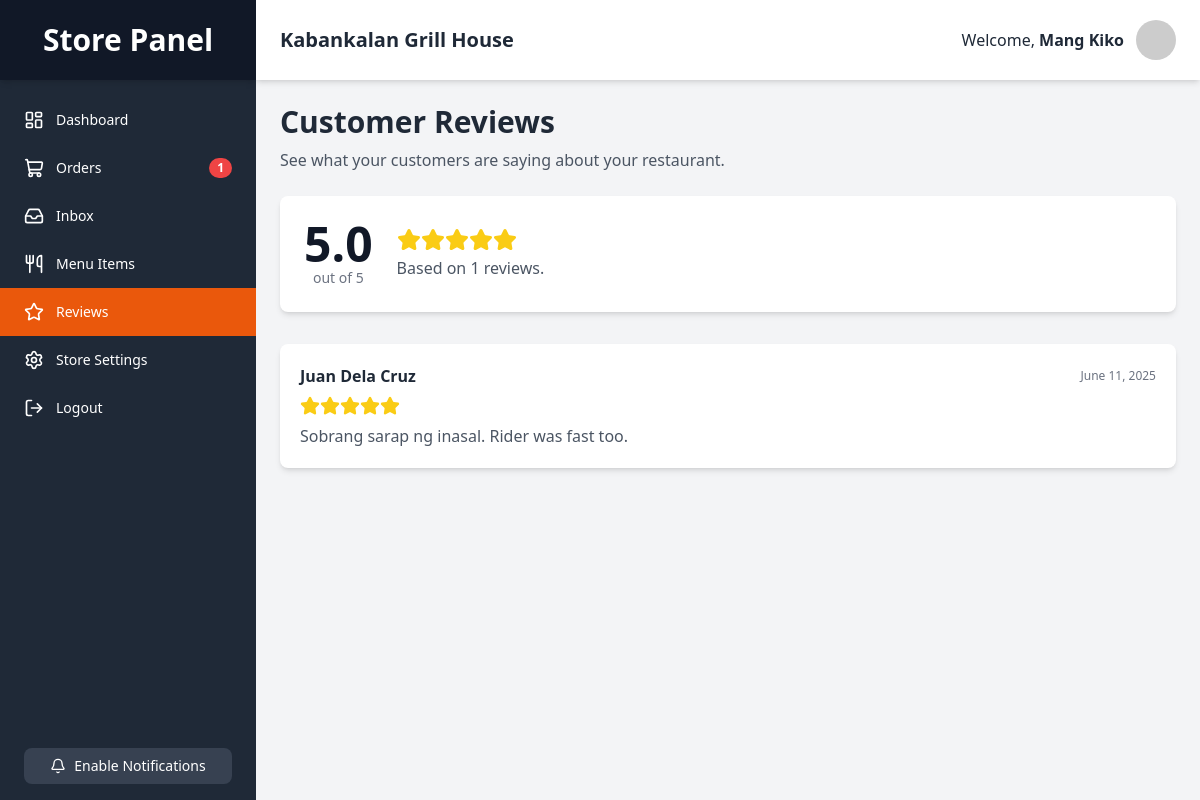
Screenshot of /store/reviews.php (signed in) with the database file from the repository.
### tables this page shows
CREATE TABLE `reviews` (
  `id` INT NOT NULL AUTO_INCREMENT,
  `order_id` INT NOT NULL,
  `customer_id` INT NOT NULL,
  `restaurant_id` INT NOT NULL,
  `rating` TINYINT NOT NULL CHECK (`rating` >= 1 AND `rating` <= 5),  
  `comment` TEXT DEFAULT NULL,
  `review_date` TIMESTAMP NOT NULL DEFAULT CURRENT_TIMESTAMP,
  PRIMARY KEY (`id`),
  UNIQUE KEY `unique_order_review` (`order_id`),  
  FOREIGN KEY (`order_id`) REFERENCES `orders`(`id`) ON DELETE CASCADE,
  FOREIGN KEY (`customer_id`) REFERENCES `users`(`id`) ON DELETE CASCADE,
  FOREIGN KEY (`restaurant_id`) REFERENCES `restaurants`(`id`) ON DELETE CASCADE
);

CREATE TABLE `users` (
  `id` INT NOT NULL AUTO_INCREMENT,
  `full_name` VARCHAR(255) NOT NULL,
  `email` VARCHAR(255) NOT NULL,
  `phone_number` VARCHAR(25) NULL DEFAULT NULL,
  `complete_address` TEXT NULL DEFAULT NULL,
  `password` VARCHAR(255) NOT NULL,
  `role` ENUM('customer', 'rider', 'store') NOT NULL,
  `address` VARCHAR(255) DEFAULT NULL,
  `city` VARCHAR(255) DEFAULT NULL,
  `latitude` DECIMAL(10, 8) DEFAULT NULL,
  `longitude` DECIMAL(11, 8) DEFAULT NULL,
  `show_activities` BOOLEAN NOT NULL DEFAULT FALSE,
  `account_type` VARCHAR(50) NOT NULL DEFAULT 'free',
  `created_at` TIMESTAMP NOT NULL DEFAULT CURRENT_TIMESTAMP,
  PRIMARY KEY (`id`),
  UNIQUE INDEX `email_UNIQUE` (`email`)
);

### store/reviews.php (the view, shortened to what this page needs)
<?php
$link = mysqli_connect(DB_HOST, DB_USER, DB_PASS, DB_NAME);
$store_owner_id = $_SESSION['id'];
$restaurant_id = null;
$reviews = [];
$stats = ['avg_rating' => 0, 'review_count' => 0];
$sql_resto_info = "SELECT id, name FROM restaurants WHERE user_id = ? LIMIT 1";
if($stmt_resto = mysqli_prepare($link, $sql_resto_info)){
    mysqli_stmt_bind_param($stmt_resto, "i", $store_owner_id);
    mysqli_stmt_execute($stmt_resto);
    mysqli_stmt_bind_result($stmt_resto, $r_id, $r_name);
    if(mysqli_stmt_fetch($stmt_resto)){
        $restaurant_id = $r_id;
    }
}
if ($restaurant_id) {
    $sql_stats = "SELECT AVG(rating) as avg_rating, COUNT(id) as review_count FROM reviews WHERE restaurant_id = ?";
    if($stmt_stats = mysqli_prepare($link, $sql_stats)){
        mysqli_stmt_bind_param($stmt_stats, "i", $restaurant_id);
        mysqli_stmt_execute($stmt_stats);
        $result = mysqli_stmt_get_result($stmt_stats);
        $fetched_stats = mysqli_fetch_assoc($result);
        if($fetched_stats) {
            $stats = $fetched_stats;
        }
    }
    $sql_reviews = "
        SELECT rev.rating, rev.comment, rev.review_date, u.full_name as customer_name
        FROM reviews rev
        JOIN users u ON rev.customer_id = u.id
        WHERE rev.restaurant_id = ?
        ORDER BY rev.review_date DESC";
    if ($stmt_reviews = mysqli_prepare($link, $sql_reviews)) {
        mysqli_stmt_bind_param($stmt_reviews, "i", $restaurant_id);
        mysqli_stmt_execute($stmt_reviews);
        $result_reviews = mysqli_stmt_get_result($stmt_reviews);
        $reviews = mysqli_fetch_all($result_reviews, MYSQLI_ASSOC);
    }
}
?>
<!DOCTYPE html>
<html lang="en">
<head>
    <script src="https://cdn.tailwindcss.com"></script>
    <link rel="stylesheet" href="../style.css">
</head>
<body class="bg-gray-100 font-sans">
    <div class="flex h-screen bg-gray-100">
        <?php require_once 'partials/sidebar.php'; ?>
        <div class="flex flex-col flex-1 overflow-y-auto">
            <?php require_once 'partials/header.php'; ?>
            <div class="p-4 md:p-6">
                <h1 class="text-3xl font-bold text-gray-800 mb-2">Customer Reviews</h1>
                <p class="text-gray-600 mb-6">See what your customers are saying about your restaurant.</p>
                <div class="bg-white p-6 rounded-lg shadow-md mb-8 flex items-center space-x-6">
                    <div class="flex-shrink-0">
                        <p class="text-5xl font-bold text-gray-900"><?php echo number_format($stats['avg_rating'] ?? 0, 1); ?></p>
                        <p class="text-sm text-gray-500 text-center">out of 5</p>
                    </div>
                    <div>
                         <div class="flex items-center">
                            <?php for($i = 0; $i < 5; $i++): ?>
                                <i data-lucide="star" class="w-6 h-6 <?php echo $i < round($stats['avg_rating'] ?? 0) ? 'text-yellow-400 fill-current' : 'text-gray-300'; ?>"></i>
                            <?php endfor; ?>
                        </div>
                        <p class="mt-1 text-gray-600">Based on <?php echo $stats['review_count'] ?? 0; ?> reviews.</p>
                    </div>
                </div>
                <div class="space-y-6">
                    <?php if (empty($reviews)): ?>
                        <div class="text-center py-16 bg-white rounded-lg shadow-md">
                            <p class="text-gray-500">You have no reviews yet.</p>
                        </div>
                    <?php else: foreach($reviews as $review): ?>
                    <div class="bg-white p-5 rounded-lg shadow-md">
                        <div class="flex items-center justify-between">
                            <p class="font-bold text-gray-800"><?php echo htmlspecialchars($review['customer_name']); ?></p>
                            <span class="text-xs text-gray-500"><?php echo date("F d, Y", strtotime($review['review_date'])); ?></span>
                        </div>
                        <div class="flex items-center my-2">
                            <?php for($i = 0; $i < 5; $i++): ?>
                                <i data-lucide="star" class="w-5 h-5 <?php echo $i < $review['rating'] ? 'text-yellow-400 fill-current' : 'text-gray-300'; ?>"></i>
                            <?php endfor; ?>
                        </div>
                        <p class="text-gray-600"><?php echo htmlspecialchars($review['comment']); ?></p>
                    </div>
                    <?php endforeach; endif; ?>
                </div>
            </div>
        </div>
    </div>
</body>
</html>

### style.css (style rules this page uses)
body { font-family: 'Inter', sans-serif; }

### rows the page displays
reviews: customer.full_name "Juan Dela Cruz", review_date "June 11, 2025", rating 5 (drawn), comment "Sobrang sarap ng inasal. Rider was fast too."

### other values shown
$new_order_count "1"
$store_name "Kabankalan Grill House"
$_SESSION["name"] "Mang Kiko"
$stats['avg_rating'] "5.0"
$stats['review_count'] "1"
